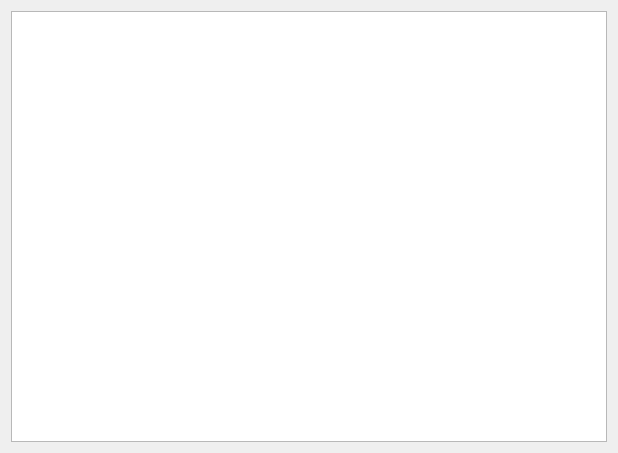
<?xml version="1.0" encoding="UTF-8"?>
<ui version="4.0">
 <class>LogInfo</class>
 <widget class="QWidget" name="LogInfo">
  <property name="geometry">
   <rect>
    <x>0</x>
    <y>0</y>
    <width>618</width>
    <height>453</height>
   </rect>
  </property>
  <property name="windowTitle">
   <string>日志文件</string>
  </property>
  <layout class="QHBoxLayout" name="horizontalLayout">
   <item>
    <widget class="QListWidget" name="listWidget"/>
   </item>
  </layout>
 </widget>
 <resources/>
 <connections/>
</ui>
